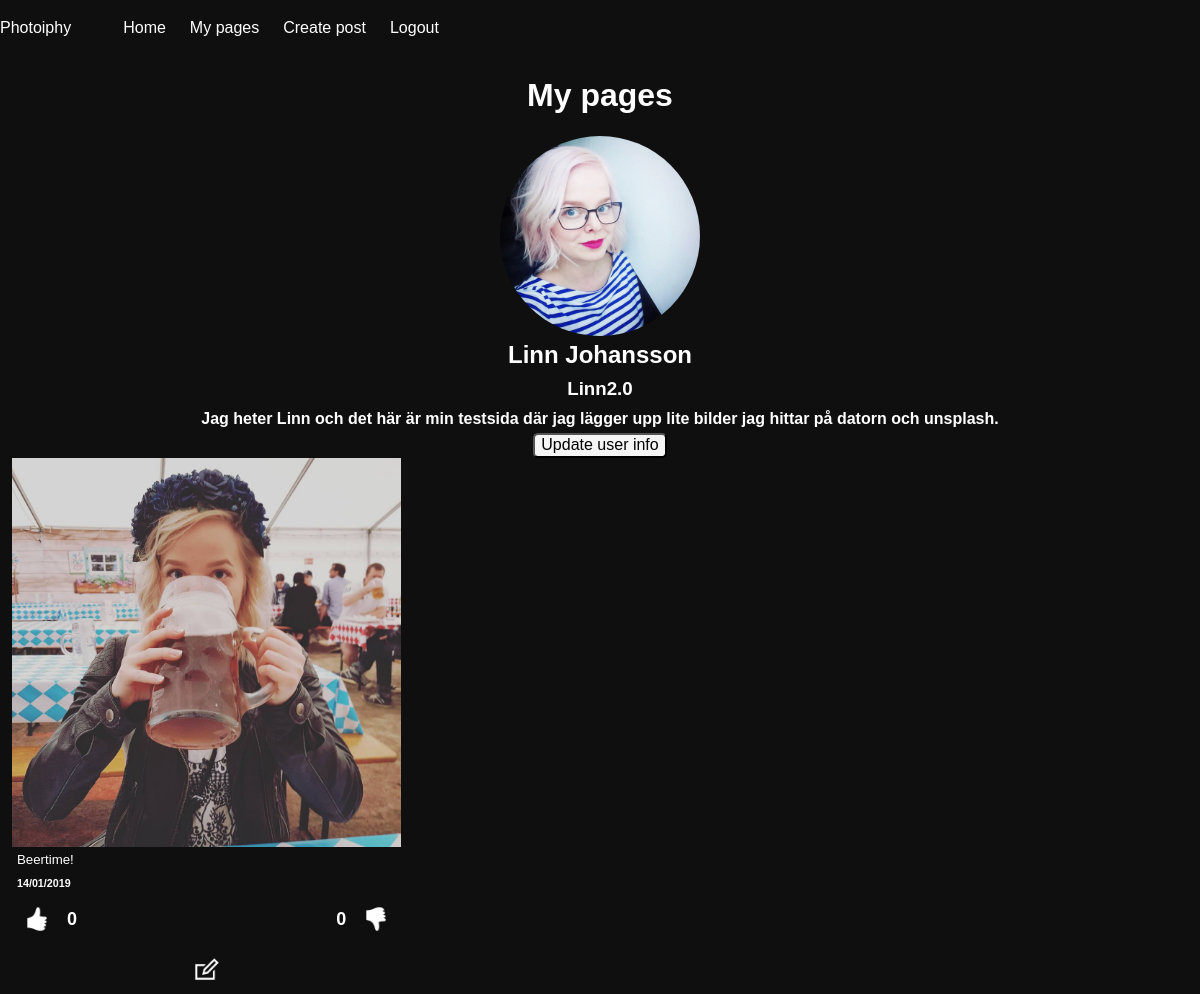
/my-pages.php (signed in), run on an earlier commit of the app's database.
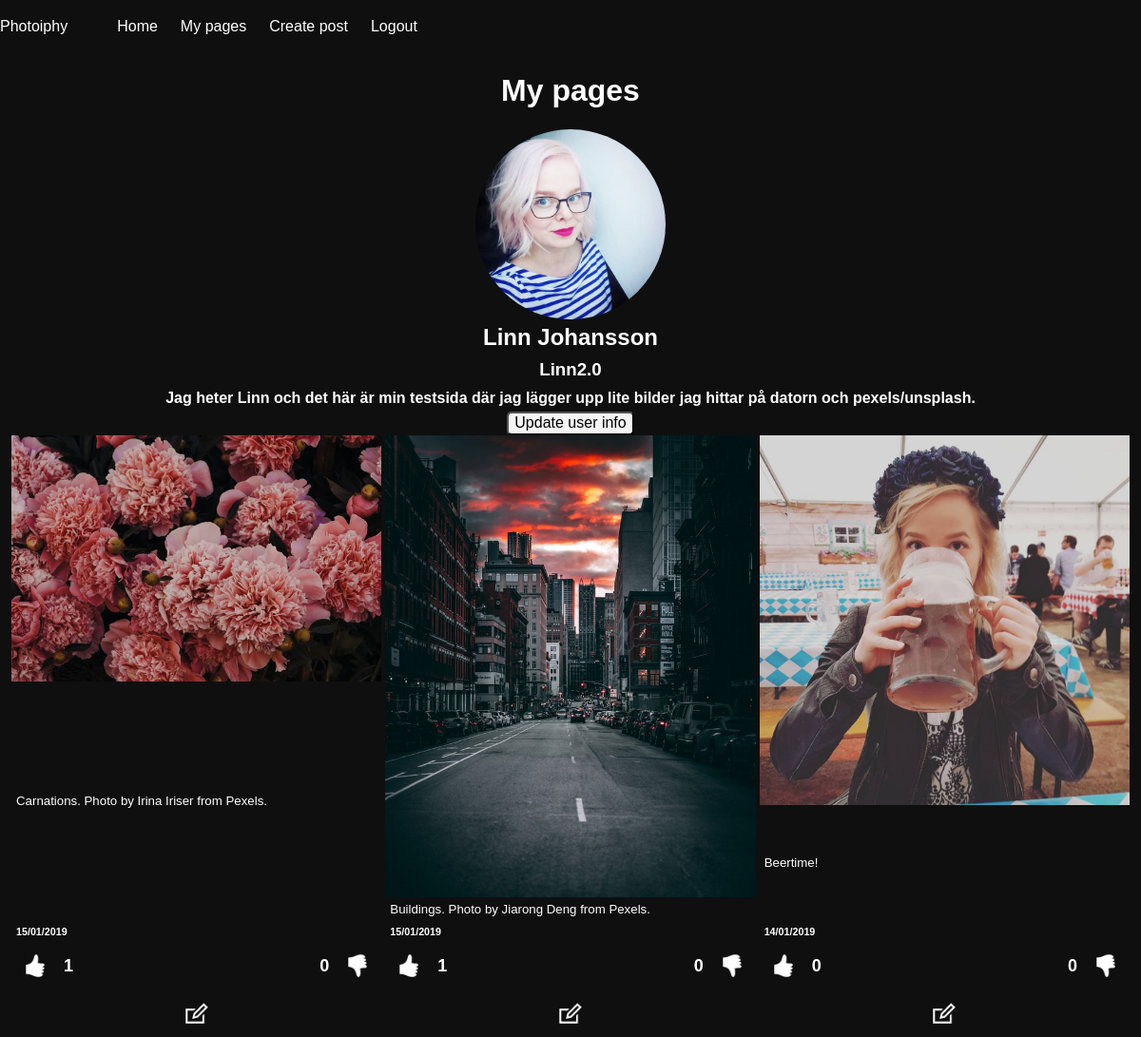
And on a later commit of the database.
### tables this page shows
CREATE TABLE "users" (
	`id`	INTEGER PRIMARY KEY AUTOINCREMENT,
	`name`	TEXT,
	`password`	TEXT,
	`email`	TEXT,
	`profile_image_url`	TEXT,
	`username`	TEXT,
	`bio`	TEXT
);

CREATE TABLE "posts" (
	`post_id`	INTEGER PRIMARY KEY AUTOINCREMENT,
	`description`	TEXT,
	`image_url`	TEXT,
	`user_id`	INTEGER,
	`date`	INTEGER,
	FOREIGN KEY(`user_id`) REFERENCES `users`(`id`)
);

### app/database/database-functions.php (called while the page is built, shortened)
<?php
function connectToDB(){
    static $pdo;
    if ($pdo instanceof PDO) {
        return $pdo;
    }
    $config = require dirname(__DIR__).'/config.php';
    $pdo = new PDO($config['database_path']);
    return $pdo;
}
function getUser($userId){
    $pdo = connectToDB();
    $statement = $pdo->prepare('SELECT id, name, email, profile_image_url, username, bio FROM users WHERE id = :id');
    $statement->bindParam(':id', $userId, PDO::PARAM_INT);
    $statement->execute();
    $user = $statement->fetch(PDO::FETCH_ASSOC);
    return $user;
}
function getMyPosts($user){
    $pdo = connectToDB();
    $myPostsStatement = $pdo->prepare('SELECT * FROM posts WHERE user_id = :user ORDER BY date DESC');
    $myPostsStatement->bindParam(':user', $user, PDO::PARAM_INT);
    $myPostsStatement->execute();
    $myPosts = $myPostsStatement->fetchAll(PDO::FETCH_ASSOC);
    return $myPosts;
}
function countDislikes($postId){
    $pdo = connectToDB();
    $getDislikes = $pdo->prepare('SELECT * FROM dislikes WHERE post_id=:post_id');
    $getDislikes->bindParam(':post_id', $postId, PDO::PARAM_INT);
    $getDislikes->execute();
    $likes = $getDislikes->fetchAll(PDO::FETCH_ASSOC);
    $currentLikes = count($likes);
    return $currentLikes;
}

### app/autoload.php (called while the page is built, shortened)
<?php
require __DIR__.'/database/database-functions.php';
if (isset($_SESSION['user'])) {
    $loggedInUser = getUser($_SESSION['user']);
};

### my-pages.php (the view, shortened to what this page needs)
<?php
require __DIR__.'/views/header.php';
$myPosts = getMyPosts($loggedInUser['id']);
?>
<div class="my-pages">
    <div class="user-info">
        <h1>My pages</h1>
        <img class="profile-pic" src="<?= $loggedInUser['profile_image_url']?>" alt="profile-pic">
        <h2>
            <?= $loggedInUser['name']?>
        </h2>
        <h3>
            <?= $loggedInUser['username']?>
        </h3>
        <h4>
            <?= $loggedInUser['bio']?>
        </h4>
    </div>
    <button><a href="/update-user-page.php">Update user info</a></button>
    <div class="post-feed">
        <?php
        foreach ($myPosts as $myPost) :
            $likes = countLikes($myPost['post_id']);
            $dislikes = countDislikes($myPost['post_id']);?>
        <div class="post">
            <div class=image-container>
                <img class="post-image" src="<?= $myPost['image_url']?>" alt="image">
            </div>
            <h5 class="description">
                <?= $myPost['description']?>
            </h5>
            <div class="info-container">
                <h6>
                    <?=date('d/m/Y', $myPost['date'])?>
                </h6>
                <div class="like-buttons">
                    <form class="likes-form" action="/app/likes/likes.php" method="post">
                        <button class="like-button"><img src="<?= !empty($doesUserLikePost) ? "/assets/iconmonstr-thumb-like-dark.png"
                                : "/assets/iconmonstr-thumb-like-light.png" ?>" alt=""></button>
                        <h5 class="likes">
                            <?= !empty($likes) ?  $likes :  '0' ?>
                        </h5>
                    </form>
                    <form class="likes-form" action="/app/likes/dislikes.php" method="post">
                        <h5 class="dislikes">
                            <?= !empty($dislikes) ?  $dislikes :  '0' ?>
                        </h5>
                        <button class="dislike-button"><img src="<?= !empty($doesUserDislikePost) ? "/assets/iconmonstr-thumb-dislike-dark.png"
                                : "/assets/iconmonstr-thumb-dislike-light.png" ?>" alt=""></button>
                    </form>
                </div>
                <a class="edit-button" href="<?= "/update-post-page.php?postId=".$myPost['post_id'];?>"> <img src="/assets/iconmonstr-edit.png"
                    alt="Edit"></a>
            </div>
        </div>
        <?php
                endforeach ?>
    </div>
</div>
<?php require __DIR__.'/views/footer.php'; ?>

What changed in the data, as far as the page shows it:
changed users "Linn Johansson": bio "Jag heter Linn och det här är min testsida där jag lägger upp lite bilder jag hittar på datorn och unsplash." → "Jag heter Linn och det här är min testsida där jag lägger upp lite bilder jag hittar på datorn och pexels/unsplash."
added posts: image_url (picture), description "Carnations. Photo by Irina Iriser from Pexels.", date "15/01/2019", likes "1"
added posts: image_url (picture), description "Buildings. Photo by Jiarong Deng from Pexels.", date "15/01/2019", likes "1"
